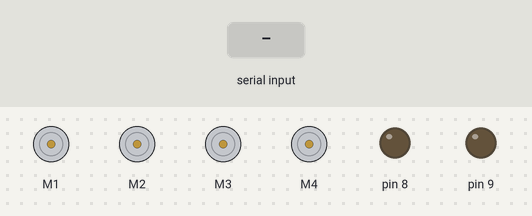
A sketch run on a simulated Arduino Uno, built with avr-gcc and run on an emulated ATmega328P. Parts: 4 × DC motor (green arrow = forward, orange = backward, longer = faster), output pins drawn as LEDs (lit = HIGH). The inputs (shaded band) are chosen by the test bench.

Above: at 1.2 s.
1.3 s: "F" received over Serial
At 1.6 s:
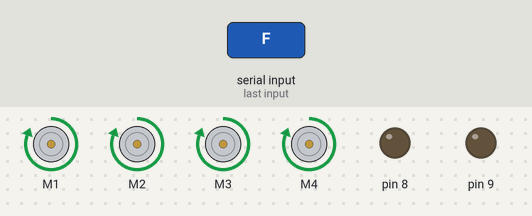
2.8 s: byte 51 ('3') received over Serial
At 3.8 s:
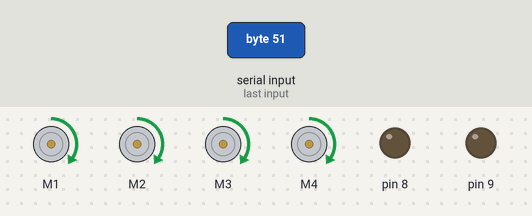
4.3 s: byte 52 ('4') received over Serial
At 5.3 s:
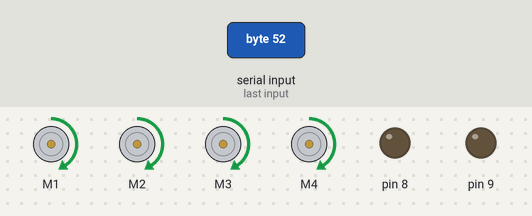
5.8 s: byte 53 ('5') received over Serial
At 6.3 s:
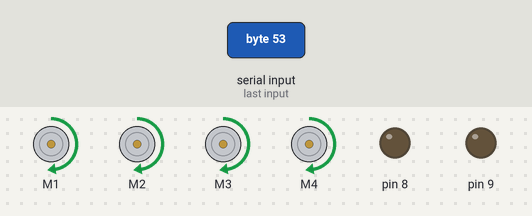
7.3 s: byte 54 ('6') received over Serial
At 8.5 s:
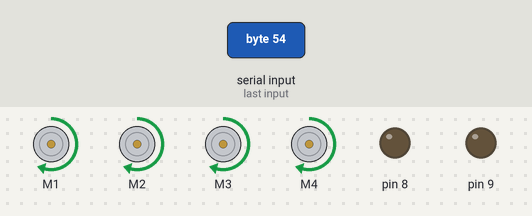
8.8 s: byte 55 ('7') received over Serial
At 9.7 s:
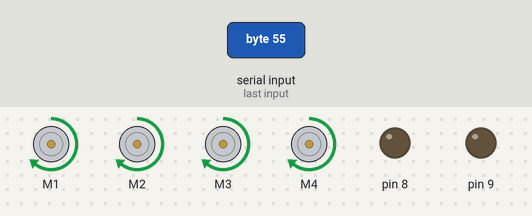
Timing chart, 0 to 11.3 s (numbered marks = the images above; inputs shaded):
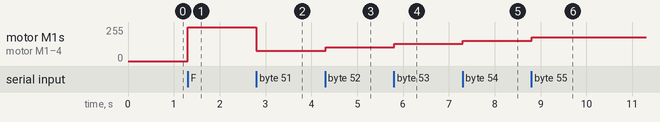

Measured:
- after the input at 1.3 s, motor M1–4: stopped → forward 255/255 at once
- after the input at 2.8 s, motor M1–4: forward 255/255 → forward 77/255 at once
- after the input at 4.3 s, motor M1–4: forward 77/255 → forward 102/255 at once
- after the input at 5.8 s, motor M1–4: forward 102/255 → forward 128/255 at once
- after the input at 7.3 s, motor M1–4: forward 128/255 → forward 153/255 at once
- after the input at 8.8 s, motor M1–4: forward 153/255 → forward 178/255 at once

The sketch:

code_for_arduino_blootooth_controlled_rc_car.ino
```cpp
#include <AFMotor.h>
#include <SoftwareSerial.h>
AF_DCMotor motor1(1);
AF_DCMotor motor2(2);
AF_DCMotor motor3(3);
AF_DCMotor motor4(4);
char t,i;
SoftwareSerial S_Serial(2, 3);
void setup() {
  Serial.begin(9600);
  S_Serial.begin(9600);
  pinMode(9,OUTPUT);
  pinMode(8,OUTPUT);
  motor1.setSpeed(255);
  motor2.setSpeed(255);
  motor3.setSpeed(255);
  motor4.setSpeed(255);
}

void loop() {
  if (Serial.available()) {
    t = Serial.read();
  }
   if (S_Serial.available()) {
    i = S_Serial.read();
  }

  if (t == 'F' | i=='F')
  {
    motor1.run(FORWARD);
    motor2.run(FORWARD);
    motor3.run(FORWARD);
    motor4.run(FORWARD);

  }

  else if (t == 'B'|i == 'B') {    //move reverse (all motors rotate in reverse direction)
    motor1.run(BACKWARD);
    motor2.run(BACKWARD);
    motor3.run(BACKWARD);
    motor4.run(BACKWARD);

  }

  else if (t == 'R'|i == 'R') {    //turn right (left side motors rotate in forward direction, right side motors doesn't rotate)
    motor1.run(FORWARD);
    motor2.run(FORWARD);
    motor3.run(RELEASE);
    motor4.run(RELEASE);

  }

  else if (t == 'L'|i == 'L') {    //turn left (right side motors rotate in forward direction, left side motors doesn't rotate)
    motor1.run(RELEASE);
    motor2.run(RELEASE);
    motor3.run(FORWARD);
    motor4.run(FORWARD);
  }

  else if (t == 'W'|i == 'W') {  //turn led on or off)
    digitalWrite(9, HIGH);
  }
  else if (t == 'w'|i == 'w') {
    digitalWrite(9, LOW);
  }

  else if (t == 'S'|i == 'S') {    //STOP (all motors stop)
    motor1.run(RELEASE);
    motor2.run(RELEASE);
    motor3.run(RELEASE);
    motor4.run(RELEASE);
 }
 else if (t == '0' | i == '0') {    //STOP (all motors stop)
    motor1.setSpeed(0);
    motor2.setSpeed(0);
    motor3.setSpeed(0);
    motor4.setSpeed(0);
 }
 else if (t == '1' | i=='1') {    //STOP (all motors stop)
    motor1.setSpeed(25);
    motor2.setSpeed(25);
    motor3.setSpeed(25);
    motor4.setSpeed(25);
 }
 else if (t == '2'| i=='2') {    //STOP (all motors stop)
    motor1.setSpeed(51);
    motor2.setSpeed(51);
    motor3.setSpeed(51);
    motor4.setSpeed(51);
 }
 else if (t == '3'| i=='3') {    //STOP (all motors stop)
    motor1.setSpeed(77);
    motor2.setSpeed(77);
    motor3.setSpeed(77);
    motor4.setSpeed(77);
 }
 else if (t == '4'| i=='4') {    //STOP (all motors stop)
    motor1.setSpeed(102);
    motor2.setSpeed(102);
    motor3.setSpeed(102);
    motor4.setSpeed(102);
 }
 else if (t == '5'| i=='5') {    //STOP (all motors stop)
    motor1.setSpeed(128);
    motor2.setSpeed(128);
    motor3.setSpeed(128);
    motor4.setSpeed(128);
 }
 else if (t == '6' | i=='6') {    //STOP (all motors stop)
    motor1.setSpeed(153);
    motor2.setSpeed(153);
    motor3.setSpeed(153);
    motor4.setSpeed(153);
 }

 else if (t == '7'| i=='7') {    //STOP (all motors stop)
    motor1.setSpeed(178);
    motor2.setSpeed(178);
    motor3.setSpeed(178);
    motor4.setSpeed(178);
 }
 else if (t == '8'| i=='8') {    //STOP (all motors stop)
    motor1.setSpeed(204);
    motor2.setSpeed(204);
    motor3.setSpeed(204);
    motor4.setSpeed(204);
 }
  else if (t == '9'| i=='9') {    //STOP (all motors stop)
    motor1.setSpeed(230);
    motor2.setSpeed(230);
    motor3.setSpeed(230);
    motor4.setSpeed(230);
 }
  else if (t == 'q'| i=='q') {    //STOP (all motors stop)
    motor1.setSpeed(255);
    motor2.setSpeed(255);
    motor3.setSpeed(255);
    motor4.setSpeed(255);
 }


  delay(10);

 }
```
